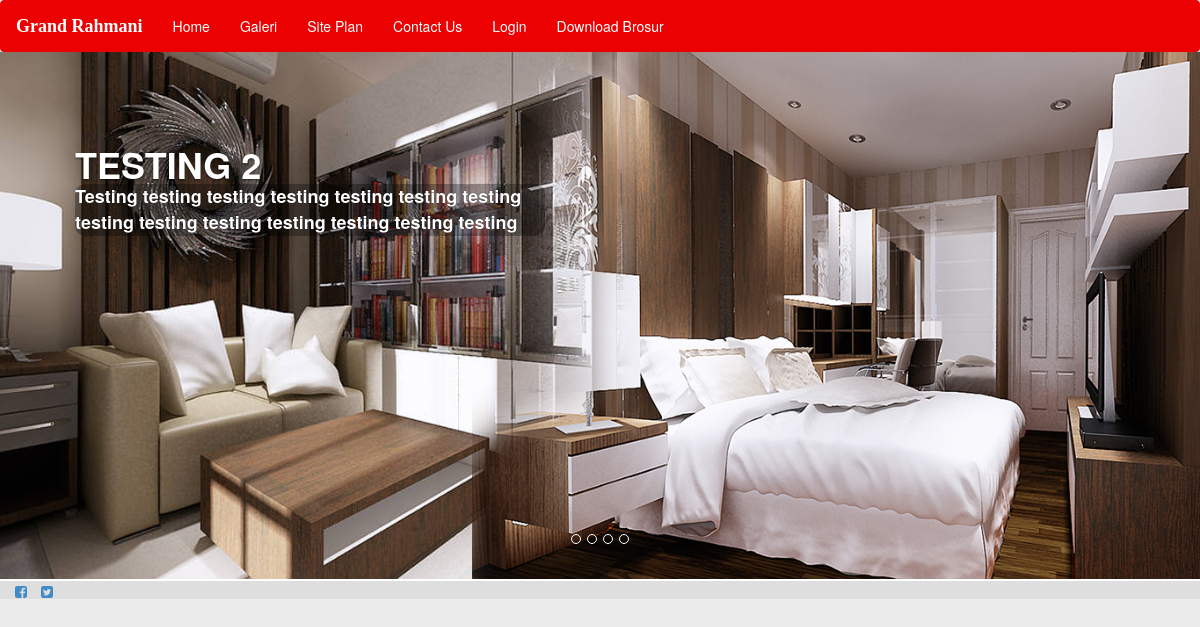
The page / on the database its author committed.
### tables this page shows
CREATE TABLE IF NOT EXISTS `home` (
`id` int(11) NOT NULL,
  `judul` varchar(500) NOT NULL,
  `gambar` varchar(500) NOT NULL,
  `text` varchar(1000) NOT NULL
);

### app/content/home.php (the view)
<div style="margin-right:-15px;margin-left:-15px;">
<?php
$query_rumah=mysql_query("select * from home");
$jumlah_gambar=mysql_num_rows($query_rumah);
$bant=1;
?>
<div id="carousel-example-generic" class="carousel slide" data-ride="carousel">
  <ol class="carousel-indicators">
 <?php
for ($i=0; $i < $jumlah_gambar; $i++) {
 ?>
    <li data-target="#carousel-example-generic" data-slide-to="<?php echo $i;?>" class="<?php if($i==0)echo "active"?>"></li>
 <?php
}
?>
  </ol>
  <div class="carousel-inner" role="listbox">
    <?php
    while ($fetch=mysql_fetch_array($query_rumah)) {
    ?>
    <div class="item <?php if($bant==1) echo "active"?>">
      <img src="./asset/img/home/<?php echo $fetch['gambar']?>" alt="...">
      <div class="col-md-5 carousel-caption" style="float:left;left:5%;text-align:left;top:10%;" >
        <h1 style="font-weight:bold;text-transform:uppercase;margin-bottom:0px;"><?php echo $fetch['judul']?></h1>
        <p style="font-weight:bold;text-shadow: 0px 0px 1px black;font-size:18px;background: rgba(0, 0, 0, 0.3);border-radius:10px"><?php echo $fetch['text']?></p>
      </div>
    </div>
    <?php
$bant++;
}
    ?>
  </div>
</div>
</div>

### rows shown on the page
home: gambar (picture), judul "TESTING 2", text "Testing testing testing testing testing testing testing testing testing testing testing testing testing testing"
